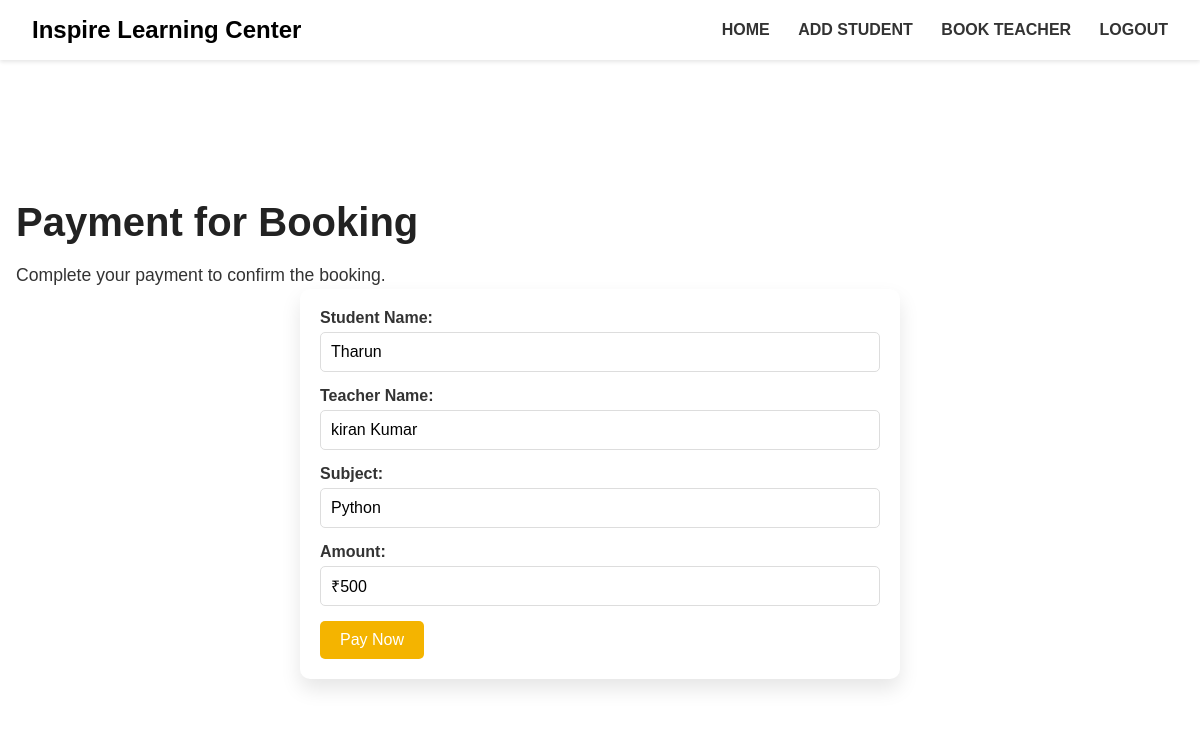
The app's page /register/payment/11/ (signed in) with its own data.
### tution_app/parents/models.py (models this page shows, shortened)
class Booking(models.Model):
    parent = models.ForeignKey(ParentProfile, on_delete=models.CASCADE)
    teacher = models.ForeignKey('teachers.TeacherProfile', on_delete=models.CASCADE)
    student_name = models.CharField(max_length=100)
    school = models.CharField(max_length=100)
    class_name = models.CharField(max_length=50)  # e.g., 10th Grade
    subject = models.CharField(max_length=50)
    photo = models.ImageField(upload_to='bookings/', null=True, blank=True)
    is_approved = models.BooleanField(default=False)
    payment_status = models.CharField(max_length=20, default='pending')
    created_at = models.DateTimeField(auto_now_add=True)

### tution_app/teachers/models.py (models this page shows, shortened)
class TeacherProfile(models.Model):
    user = models.OneToOneField(User, on_delete=models.CASCADE)
    name = models.CharField(max_length=100)
    phone = models.CharField(max_length=15)
    gender = models.CharField(max_length=10)
    address = models.TextField()
    subject = models.CharField(max_length=50)
    experience = models.IntegerField(default=0)
    image = models.ImageField(upload_to='teacher_images/', null=True, blank=True)
    is_approved = models.BooleanField(default=False)

### tution_app/register/views.py (the view)
# urls.py: path('payment/<int:booking_id>/', views.payment, name='payment'),
@login_required
def payment(request, booking_id):
    booking = Booking.objects.get(id=booking_id)
    if request.method == 'POST':
        booking.payment_status = 'paid'
        booking.save()
        return redirect('parent_home')
    return render(request, 'register/payment.html', {'booking': booking})

### tution_app/register/templates/register/payment.html (shortened to what this page needs)
{% load static %}
<!DOCTYPE html>
<html lang="en">
<head>
</head>
<body>
    <section class="banner">
        <header class="navbar">
            <div class="logo">Inspire Learning Center</div>
            <nav class="nav-links">
                <a href="{% url 'parent_home' %}">HOME</a>
                <a href="{% url 'add_student' %}">ADD STUDENT</a>
                <a href="{% url 'book_teacher' %}">BOOK TEACHER</a>
                <a href="{% url 'logout' %}">LOGOUT</a>
            </nav>
        </header>
        <main class="hero">
            <section class="hero-text">
                <h1>Payment for Booking</h1>
                <p>Complete your payment to confirm the booking.</p>
                <div class="form-container">
                    <form method="post">
                        <div class="form-group">
                            <label for="student_name">Student Name:</label>
                            <input type="text" id="student_name" value="{{ booking.student_name }}" readonly>
                        </div>
                        <div class="form-group">
                            <label for="teacher_name">Teacher Name:</label>
                            <input type="text" id="teacher_name" value="{{ booking.teacher.name }}" readonly>
                        </div>
                        <div class="form-group">
                            <label for="subject">Subject:</label>
                            <input type="text" id="subject" value="{{ booking.subject }}" readonly>
                        </div>
                        <div class="form-group">
                            <label for="amount">Amount:</label>
                            <input type="text" id="amount" value="₹500" readonly>
                        </div>
                        <button type="submit">Pay Now</button>
                    </form>
                </div>
            </section>
        </main>
    </section>
</body>
</html>

### tution_app/register/templates/register/payment.html (style rules this page uses)
* { margin: 0; padding: 0; box-sizing: border-box; font-family: Arial, sans-serif; }
body { background: #fff; color: #333; }
.navbar { position: fixed; display: flex; justify-content: space-between; align-items: center; padding: 1rem 2rem; background-color: #fff; box-shadow: 0 2px 4px rgba(0,0,0,0.1); z-index:1000; width: 100%; top: 0; left: 0; }
.logo { font-size: 1.5rem; font-weight: bold; color: #000000; }
.nav-links a { margin-left: 1.5rem; text-decoration: none; color: #333; font-weight: bolder; transition: color 0.3s; }
.hero { display: flex; flex: 1; min-height: calc(100vh - 90px); }
.hero-text { flex: 1; padding: 1rem; background-color: #fff; padding-top: 200px; flex-direction: column; justify-content: center; }
.hero-text h1 { font-size: 2.5rem; margin-bottom: 1rem; color: #222; }
.hero-text p { font-size: 1.1rem; line-height: 1.6; max-width: 450px; }
.form-container { max-width: 600px; margin: 0 auto; padding: 20px; background: #fff; border-radius: 10px; box-shadow: 0 10px 20px rgba(0,0,0,0.1); }
.form-group { margin-bottom: 15px; }
label { display: block; margin-bottom: 5px; font-weight: bold; }
select, input[type="text"] { width: 100%; padding: 10px; border: 1px solid #ddd; border-radius: 5px; font-size: 16px; }
button { background: #f4b400; color: #fff; padding: 10px 20px; border: none; border-radius: 5px; cursor: pointer; font-size: 16px; }

### records on screen
Booking: student_name "Tharun", teacher.name "kiran Kumar", subject "Python"
